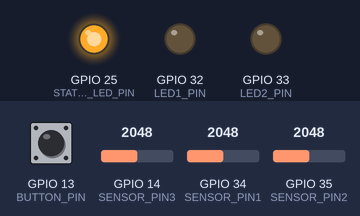
Recording of a sketch running on a simulated ESP32. Parts: output pins drawn as LEDs (lit = HIGH). Inputs (shaded band) come from the test bench; at power-on: GPIO 13 (BUTTON_PIN) HIGH, GPIO 14 (SENSOR_PIN3) = 2048, GPIO 34 (SENSOR_PIN1) = 2048, GPIO 35 (SENSOR_PIN2) = 2048 (analog values on the 0–4095 scale). What the sketch prints to the serial monitor is not drawn.

Above: at 1.2 s.
1.3 s: GPIO 13 (BUTTON_PIN) pulled LOW for 0.15 s
At 2.5 s:
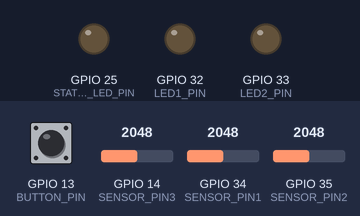
4.4 s: GPIO 13 (BUTTON_PIN) pulled LOW for 1 s
At 4.9 s:
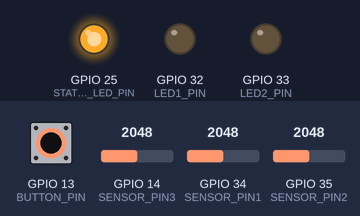
6.9 s: GPIO 13 (BUTTON_PIN) pulled LOW for 0.15 s
At 7.9 s:
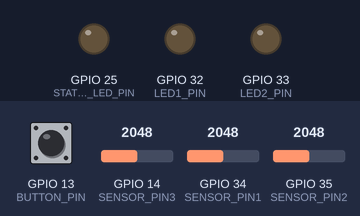
10.0 s: GPIO 13 (BUTTON_PIN) pulled LOW for 3.2 s
At 10.4 s:
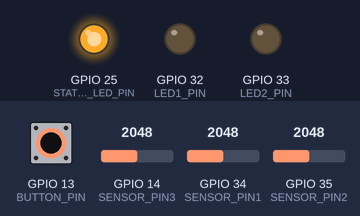
14.7 s: GPIO 13 (BUTTON_PIN) pulled LOW for 0.15 s
At 20.4 s:
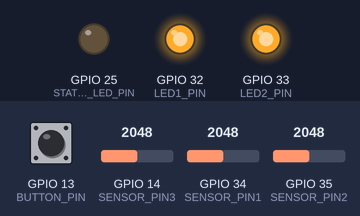
23.8 s: GPIO 13 (BUTTON_PIN) pulled LOW for 1 s
At 24.3 s:
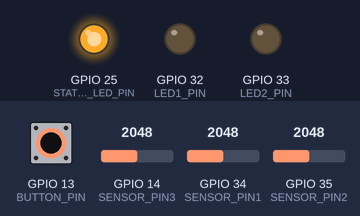
Timing chart, 0 to 26.8 s (numbered marks = the images above; inputs shaded):
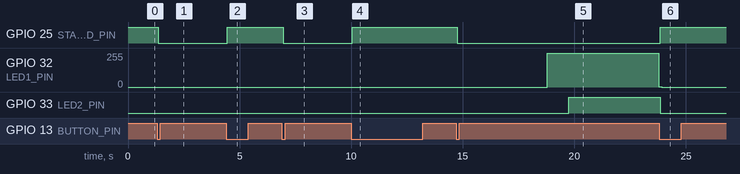

The sketch:

data_collecting-esp32-ezButton.ino
```cpp
// This program is designed to run on an ESP32 microcontroller to monitor sensor readings, manage a state machine with
// hold and rest states, and control LEDs and a button for starting and stopping the monitoring process.
// The program uses a hardware timer for precise sensor reading intervals and manages state transitions based on a countdown timer.
// This program connects to section 3.3 Data Acquisition and Preparation in the thesis

#include "esp_bt.h"
#include "esp_pm.h"
#include "esp32-hal-cpu.h"
#include "esp32-hal-timer.h"
#include "WiFi.h"
#include <ezButton.h>  // Include the eZButton library

// Configuration Constants
const int SENSOR_PIN1 = 34;             // Sensor 1 - ADC1
const int SENSOR_PIN2 = 35;             // Sensor 2 - ADC1
const int SENSOR_PIN3 = 14;             // Sensor 3 - ADC2
const int LED1_PIN = 32;                // LED for indicating program status
const int LED2_PIN = 33;                // LED for indicating program status
const int STATUS_LED_PIN = 25;          // LED for indicating program hold/pause
const int BUTTON_PIN = 13;              // Button for starting/stopping the program
const int SAMPLE_INTERVAL_MICROS = 516; // Interval in microseconds between each serial print (516 = +/-1938Hz (500 = 2kHz))
const long COUNTDOWN_DURATION = 5000;   // 5 seconds for both hold and rest
const long DELAYED_LOG_END = 300;       // Lets the program run for 300ms after last hold_gesture
const int MAX_TRANSITIONS = 20;         // For adjusting the countdown repetition

// State Enumeration
enum State {
    REST,
    HOLD_GESTURE
};

// Global Variables
unsigned long previousMicros = 0;        // To track the last micros() call
unsigned long stateChangeMillis = 0;     // To track the last state change in millis
int gestureActive = 0;                   // Flag to indicate if gesture is active
int transitionCount = 0;                 // Count of state transitions
bool countdownActive = false;            // Flag to indicate if countdown is active
unsigned long lastHoldEndTime = 0;       // Track when the last HOLD_GESTURE ended
bool isAwaitingFinalRest = false;        // Indicates waiting for the final rest period
State currentState = REST;               // Current state of the program
ezButton button(BUTTON_PIN);             // Button to control countdown

hw_timer_t *timer = NULL;                // Hardware timer
volatile bool timerFlag = false;         // Timer flag for interrupt

// Timer interrupt service routine
void IRAM_ATTR onTimer() {
    timerFlag = true; // Set the flag to indicate that it's time to read sensors
}

void setup() {
    // Prepare the ESP32 for max speed, resolution, and power usage
    esp_bt_controller_disable();          // Disable Bluetooth to save power
    setCpuFrequencyMhz(240);              // Set CPU frequency to 240 MHz
    WiFi.mode(WIFI_OFF);                  // Disable WiFi to save power
    analogReadResolution(12);             // Set ADC resolution to 12 bits

    // Use a high baud rate for high-speed serial print
    Serial.begin(1000000);

    // Initialize LED pins
    pinMode(LED1_PIN, OUTPUT);
    pinMode(LED2_PIN, OUTPUT);
    pinMode(STATUS_LED_PIN, OUTPUT);
    digitalWrite(STATUS_LED_PIN, HIGH);   // Turn on the status LED at startup

    // Initialize the Button with debounce
    button.setDebounceTime(50);

    // Initialize hardware timer
    timer = timerBegin(0, 80, true);       // Timer 0, prescaler 80 (1 MHz), count up
    timerAttachInterrupt(timer, &onTimer, true); // Attach onTimer function
    timerAlarmWrite(timer, SAMPLE_INTERVAL_MICROS, true); // Fire timer every X microseconds
    timerAlarmEnable(timer);               // Enable the timer

    stateChangeMillis = millis();          // Initialize state change time
}

void updateLEDs(long timeLeft) {
    // Both LEDs on during hold gesture
    if (currentState == HOLD_GESTURE) {
        digitalWrite(LED1_PIN, HIGH);
        digitalWrite(LED2_PIN, HIGH);
    }

    // Transitioning to rest
    if (currentState == HOLD_GESTURE && timeLeft < 1000) {
        digitalWrite(LED1_PIN, LOW);         // LED1 off, LED2 remains on
    }

    // Both LEDs off during rest
    if (currentState == REST && timeLeft > 0) {
        digitalWrite(LED1_PIN, LOW);
        digitalWrite(LED2_PIN, LOW);
    }

    // Transitioning to hold gesture
    if (currentState == REST && timeLeft < 1000) {
        digitalWrite(LED1_PIN, HIGH);        // LED1 on, LED2 remains off
    }
}

void loop() {
    button.loop(); // Must call the loop() function for button debounce

    unsigned long currentMillis = millis();

    if(button.isPressed()) {
        if (countdownActive) {
            // Cancel the current run and reset the state for a fresh start
            countdownActive = false;
            transitionCount = 0;
            currentState = REST;
            gestureActive = 0;
            isAwaitingFinalRest = false;
            digitalWrite(LED1_PIN, LOW);
            digitalWrite(LED2_PIN, LOW);
            digitalWrite(STATUS_LED_PIN, HIGH); // Turn on the status LED indicating program is stopped
        } else {
            // Start or restart the program
            countdownActive = true;
            transitionCount = 0;
            currentState = REST;
            stateChangeMillis = millis();
            digitalWrite(STATUS_LED_PIN, LOW); // Turn off the status LED when the program starts
        }
    }

    if (countdownActive || isAwaitingFinalRest) {
        if (timerFlag) {
            timerFlag = false; // Reset the flag

            // Read sensors and send data
            int sensorValue1 = analogRead(SENSOR_PIN1);
            int sensorValue2 = analogRead(SENSOR_PIN2);
            int sensorValue3 = analogRead(SENSOR_PIN3);

            Serial.print(micros());
            Serial.print(",");
            Serial.print(sensorValue1);
            Serial.print(",");
            Serial.print(sensorValue2);
            Serial.print(",");
            Serial.print(sensorValue3);
            Serial.print(",");
            Serial.println(gestureActive);
        }

        long timeLeft = COUNTDOWN_DURATION - (currentMillis - stateChangeMillis);
        if (timeLeft <= 0) {
            if (currentState == REST) {
                currentState = HOLD_GESTURE;
                gestureActive = 1;
                if (transitionCount < MAX_TRANSITIONS) transitionCount++; // Increment transition count
            } else {
                currentState = REST;
                gestureActive = 0;
                lastHoldEndTime = currentMillis; // Update last HOLD_GESTURE end time
                if (transitionCount >= MAX_TRANSITIONS) {
                    countdownActive = false; // Stop counting after max transitions
                    isAwaitingFinalRest = true; // Begin the final rest period
                }
            }
            stateChangeMillis = currentMillis;
            timeLeft = COUNTDOWN_DURATION;
        }
        updateLEDs(timeLeft);
    }

    // Final check to halt the program after the additional rest period
    if (isAwaitingFinalRest && (currentMillis - lastHoldEndTime >= DELAYED_LOG_END)) {
        isAwaitingFinalRest = false; // Reset to avoid repeating this block
        digitalWrite(STATUS_LED_PIN, HIGH);   // Turn on the status LED indicating program is stopped
    }
}
```

Measured:
- after the input at 1.3 s, GPIO 25 (STATUS_LED_PIN): HIGH → LOW after 0.05 s
- after the input at 4.4 s, GPIO 25 (STATUS_LED_PIN): LOW → HIGH after 0.05 s; GPIO 32 (LED1_PIN): stays 0/255 (without the input it goes to 253/255 after 1.0 s); GPIO 33 (LED2_PIN): stays LOW (without the input it goes to HIGH after 2.0 s)
- after the input at 6.9 s, GPIO 25 (STATUS_LED_PIN): HIGH → LOW after 0.05 s
- after the input at 10.0 s, GPIO 25 (STATUS_LED_PIN): LOW → HIGH after 0.05 s; GPIO 32 (LED1_PIN): stays 0/255 (without the input it goes to 253/255 after 0.99 s); GPIO 33 (LED2_PIN): stays LOW (without the input it goes to HIGH after 2.0 s)
- after the input at 14.7 s, GPIO 25 (STATUS_LED_PIN): HIGH → LOW after 0.05 s; GPIO 32 (LED1_PIN): 0/255 → 253/255 after 4.1 s, → 255/255 1.0 s later, → 2/255 4.0 s later; GPIO 33 (LED2_PIN): LOW → HIGH after 5.1 s
- after the input at 23.8 s, GPIO 25 (STATUS_LED_PIN): LOW → HIGH after 0.05 s; GPIO 32 (LED1_PIN): 2/255 → 0/255 after 0.11 s instead of 0.99 s; GPIO 33 (LED2_PIN): HIGH → LOW after 0.05 s instead of 0.95 s
